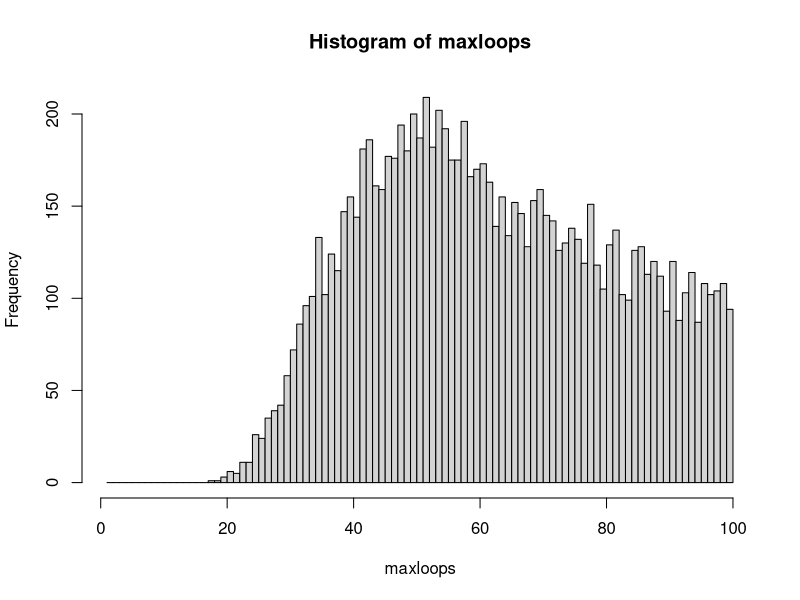
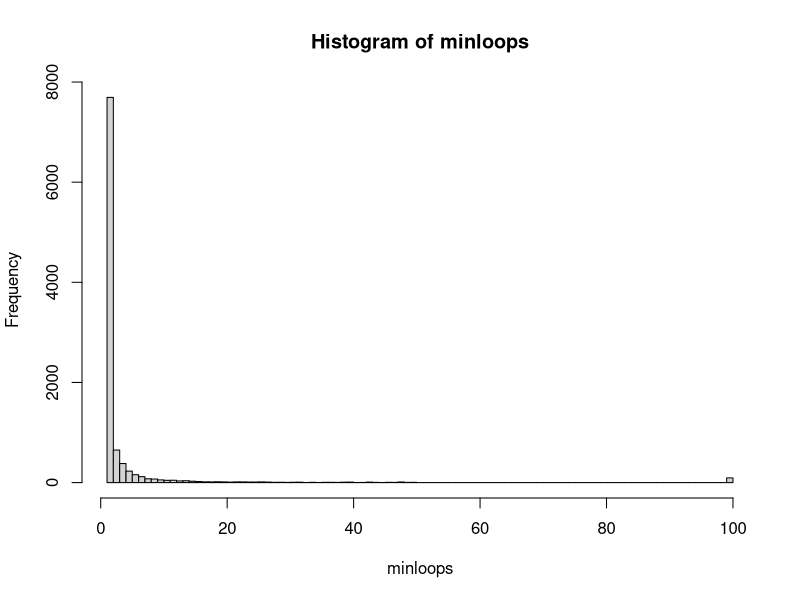
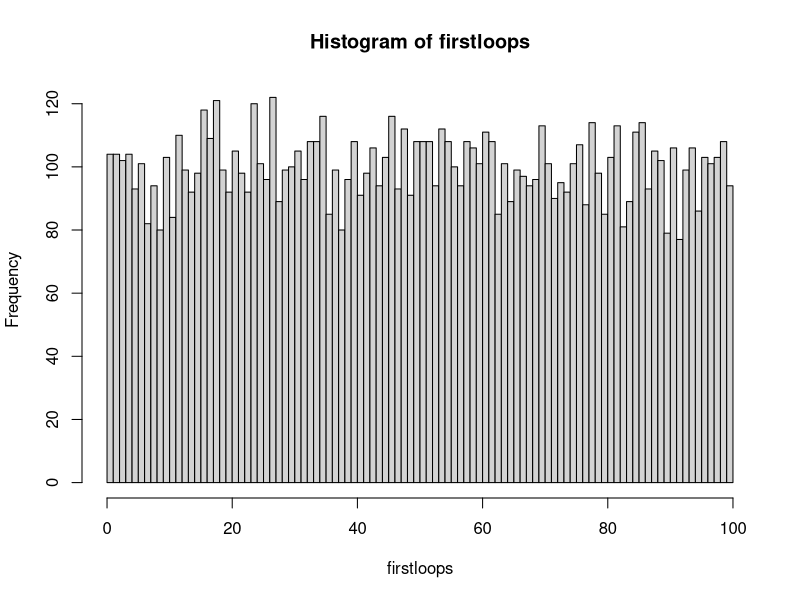

Source code (R) for these figures, in order:
#Whatch these two videos
#https://www.youtube.com/watch?v=eivGlBKlK6M
#https://www.youtube.com/watch?v=C5-I0bAuEUE

looper <- function(x = 100){
 
  a <- sample(1:x)
  count <- 0
  loopcount <- c()
  d <- sample(1:x,1)
  elements <- d
  loopelements <- c(elements)
  totalelements <- c()
  c <- TRUE
  e <- TRUE
  elements <- a[d]
  while( e == TRUE){
    c <- TRUE
    while( c == TRUE){
      loopelements <- c(loopelements,elements)
      count <- count+1
      if( elements != d){
        elements <- a[elements]
      }else{c <- FALSE}
      if(loopelements[1] == loopelements[length(loopelements)]){
        loopelements <- loopelements[-length(loopelements)]
      }
    }
    loopcount <- c(loopcount, count)
    count <- 0
    totalelements <- c(totalelements,loopelements)
    if(length(setdiff(a,totalelements))>1){
      elements <- sample(setdiff(a,totalelements),1)
    }else(elements <- setdiff(a,totalelements))
    d <- elements
    elements <- a[d]
    loopelements <- c(d)
    if(length(setdiff(a,totalelements))== 0 ){
      e <- FALSE
    }
  }
  sum(loopcount)
  return(list(loop = loopcount,maxmin = c(max(loopcount),min(loopcount),loopcount[1])))
}


maxloops <- rep(NA,10000)
minloops <- rep(NA,10000)
firstloops <- rep(NA,10000)
for( i in 1:10000){
  lop <- looper()
  maxloops[i] <- lop$maxmin[1]
  minloops[i] <- lop$maxmin[2]
  firstloops[i] <- lop$maxmin[3]
}
hist(maxloops,breaks = c(1:100))
hist(minloops,breaks = c(1:100))
hist(firstloops,breaks = c(0:100))

length(which(maxloops <= 50))/10000
length(which(firstloops <= 50))/10000

